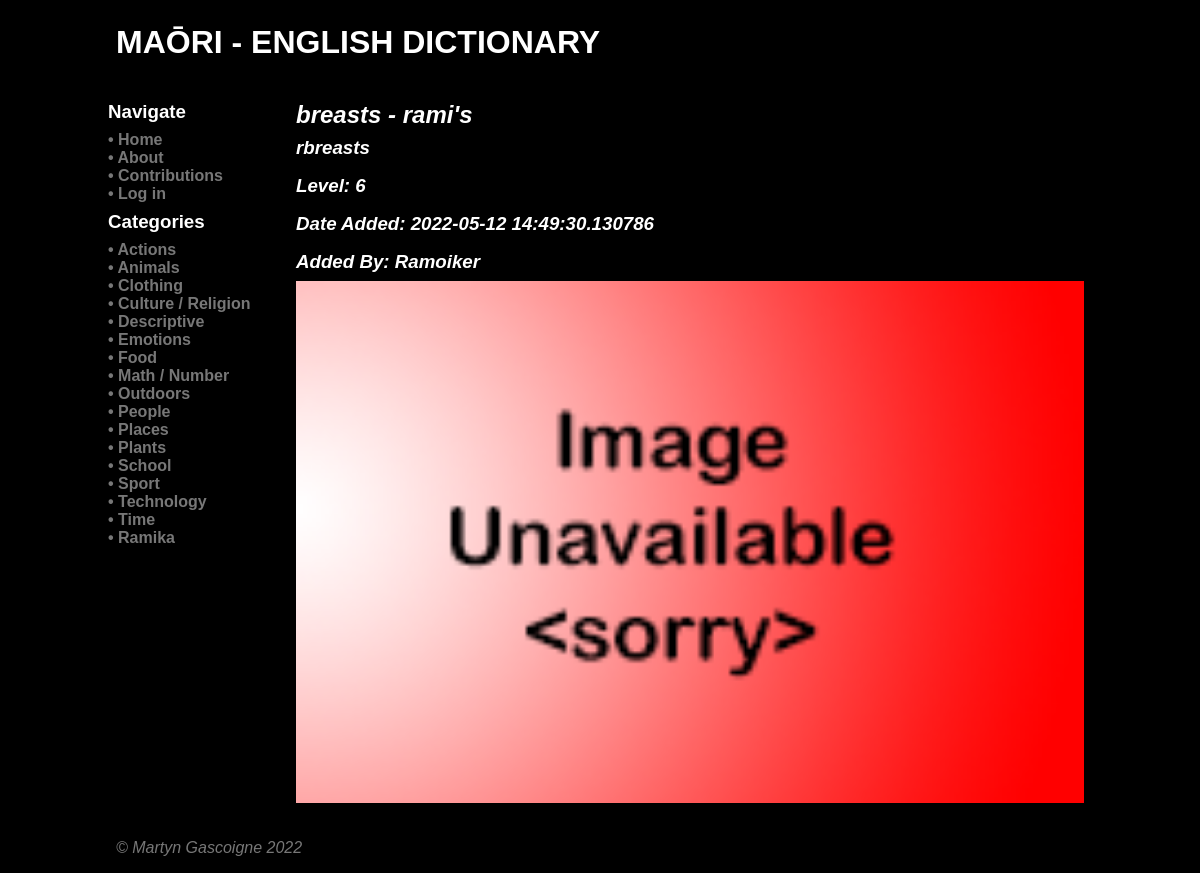
Page /word/313 on the committed database.
### tables this page shows
CREATE TABLE category
(
    id          integer
        constraint category_pk
            primary key autoincrement,
    name        varchar(80),
    description varchar(600),
    timestamp   datetime
, user_created boolean);

CREATE TABLE "word"
(
	id integer
		constraint word_pk
			primary key autoincrement,
	name varchar(80),
	description varchar(600),
	author integer,
	timestamp datetime,
	maori varchar(128)
, image varchar, level integer);

CREATE TABLE user
(
    id       integer
        constraint user_pk
            primary key autoincrement,
    username varchar(32)
, password varchar(80), email varchar(128), teacher boolean);

### app.py (the view)
@app.route('/word/<word>', methods=["POST", "GET"])
def render_word_page(word):
    if request.method == "POST":
        if not is_logged_in():
            return redirect('/?error=Not+logged+in')
        if not is_teacher():
            return redirect('/?error=No+permission')
        if request.method == "POST":
            word_name = request.form['word_name'].strip()
            word_maori = request.form['word_maori'].strip()
            word_desc = request.form['word_desc'].strip()
            word_level = max(0, min(10, int(request.form['word_level'])))
            userid = session['userid']
            timestamp = datetime.now()
            con = create_connection(DB_NAME)
            query = "UPDATE word SET name=?,description=?,author=?,timestamp=?,maori=?,level=? WHERE id=?"
            cur = con.cursor()
            cur.execute(query, (word_name, word_desc, userid, timestamp, word_maori, word_level, word))
            con.commit()
            con.close()
            return redirect('/word/' + str(word))
    else:
        con = create_connection(DB_NAME)
        query = "SELECT * FROM word WHERE id=?"
        cur = con.cursor()
        cur.execute(query, (word,))
        word_data = cur.fetchall()
        if not word_data:
            return redirect('/?error=No+such+word')
        user_id = word_data[0][3]
        query = "SELECT * FROM user WHERE id=?"
        cur = con.cursor()
        cur.execute(query, (user_id, ))
        users = cur.fetchall()
        con.close()
    return render_template('word.html', passed_word=word_data, category_list=find_categories(),
                           logged_in=is_logged_in(), user_account=my_account(), teacher=is_teacher(), user_data=users)

### app.py (called while the page is built)
def create_connection(db_file):
    try:
        connection = sqlite3.connect(db_file)
        connection.execute('pragma foreign_keys=ON')
        return connection
    except Error as e:
        print(e)
    return None

def find_categories():
    con = create_connection(DB_NAME)
    query = "SELECT id, name, description FROM category"
    cur = con.cursor()
    cur.execute(query)
    found_categories = cur.fetchall()
    con.close()
    return found_categories

def my_account():
    if session.get('userid') is None:
        return False
    else:
        return session.get('userid')

def is_logged_in():
    if session.get('email') is None:
        print('Not logged in')
        return False
    else:
        print('Logged in')
        return True

def is_teacher():
    if not is_logged_in() or (session.get('teacher') is None or 0):
        print('Not teacher')
        return False
    else:
        print('Is teacher')
        return True

### templates/word.html (shortened to what this page needs)
{% extends 'base.html' %}
{% block heading %}Maōri - English Dictionary{% endblock %}
{% block main %}
<div class="category-description">
    <h2>{{ passed_word[0][5] }} - {{ passed_word[0][1] }}
    <h3>{{ passed_word[0][2] }}</h3>
    <h3>Level: {{ passed_word[0][7] }}</h3>
    <h3>Date Added: {{ passed_word[0][4] }}</h3>
    <h3>Added By: {{ user_data[0][1] }}</h3>
    <img src="/static/images/{{ passed_word[0][6] }}">
</div>
{% endblock %}

### templates/base.html (shortened to what this page needs)
<!doctype html>
<html lang="en">
<head>
	<link href="{{ url_for('static', filename='css/style.css') }}" rel="stylesheet">
</head>
<body>
	<div id="container">
		<header>
			<h1>{% block heading %}{% endblock %}</h1>
		</header>
		<nav>
            <div class="category-box">
                <h3>Navigate</h3>
                <h4><a href="\">• Home</a></h4>
                <h4><a href="\about">• About</a></h4>
                <h4><a href="\contributions">• Contributions</a></h4>
                {% if not logged_in %}<h4><a href="\login">• Log in</a></h4>
                {% else %}
                    <h4><a href="\account\{{ user_account }}">• Account</a></h4>
                    <h4><a href="\logout">• Log out</a></h4>
                {% endif %}
                <h3>Categories
                </h3>
            </div>
            {% for category in category_list %}
            <div class="category-box">
                <h4><a href="/category/{{ category[0] }}">• {{ category[1] }}</a></h4>
            </div>
            {% endfor %}
		</nav>
		<main>
            {% block main%}{% endblock %}
        </main>
		<footer class="footer">
            <a href="https://github.com/Galvin-X/Translator" target="_blank">&copy; Martyn Gascoigne 2022</a>
		</footer>
	</div>
</body>
</html>

### static/css/style.css (style rules this page uses)
* { font-family: "Microsoft Tai Le", sans-serif; margin: 0; padding: 0; box-sizing: border-box; background-color: #000; }
#container { display: grid; grid-template-columns: 75px auto; grid-template-areas: 'nav header' 'main main' 'footer footer'; }
header { grid-area: header; background-color: #000; padding: 1rem; }
nav { grid-area: nav; }
main { grid-area: main; padding: 1rem; background-color: #edd; }
h1 { padding: 0.5rem 0; color: #fff; text-transform: uppercase; }
h2, h3 { padding: 0.5rem 0; color: #fff; }
h4 { padding: 0rem 0; }
a { color: white; text-decoration: none; }
img { width: 100%; }
footer { grid-area: footer; padding: 1rem; background-color: #000; }
.category-description { font-style: italic; }
.category-description h2 { padding: 0rem 0; color: #fff; }
.category-description h3 { padding: 0.5rem 0; color: #fff; }
.category-box { font-style: normal; }
.category-box a { color: #777777; text-decoration: none; }
.footer { font-style: italic; color: #777777; }
.footer a { color: #777777; text-decoration: none; }
@media only screen and (min-width: 768px) { #container { grid-template-columns: 180px auto; grid-template-areas: 'header header' 'nav main' 'footer footer'; } }
@media only screen and (min-width: 768px) { nav { background: #000; padding: 0.5rem; } }
@media only screen and (min-width: 768px) { nav a { color: #777777; text-decoration: none; } }
@media only screen and (min-width: 768px) { main { background-color: #000; } }
@media only screen and (min-width: 1000px) { #container { width: 1000px; margin: auto; } }

### rows in the picture
category: name "Actions"
category: name "Animals"
category: name "Clothing"
category: name "Culture / Religion"
category: name "Descriptive"
category: name "Emotions"
category: name "Food"
category: name "Math / Number"
category: name "Outdoors"
category: name "People"
category: name "Places"
category: name "Plants"
category: name "School"
category: name "Sport"
category: name "Technology"
category: name "Time"
category: name "Ramika"
word: maori "breasts", name "rami's", description "rbreasts", level "6", timestamp "2022-05-12 14:49:30.130786", image (placeholder picture)
user: username "Ramoiker"
